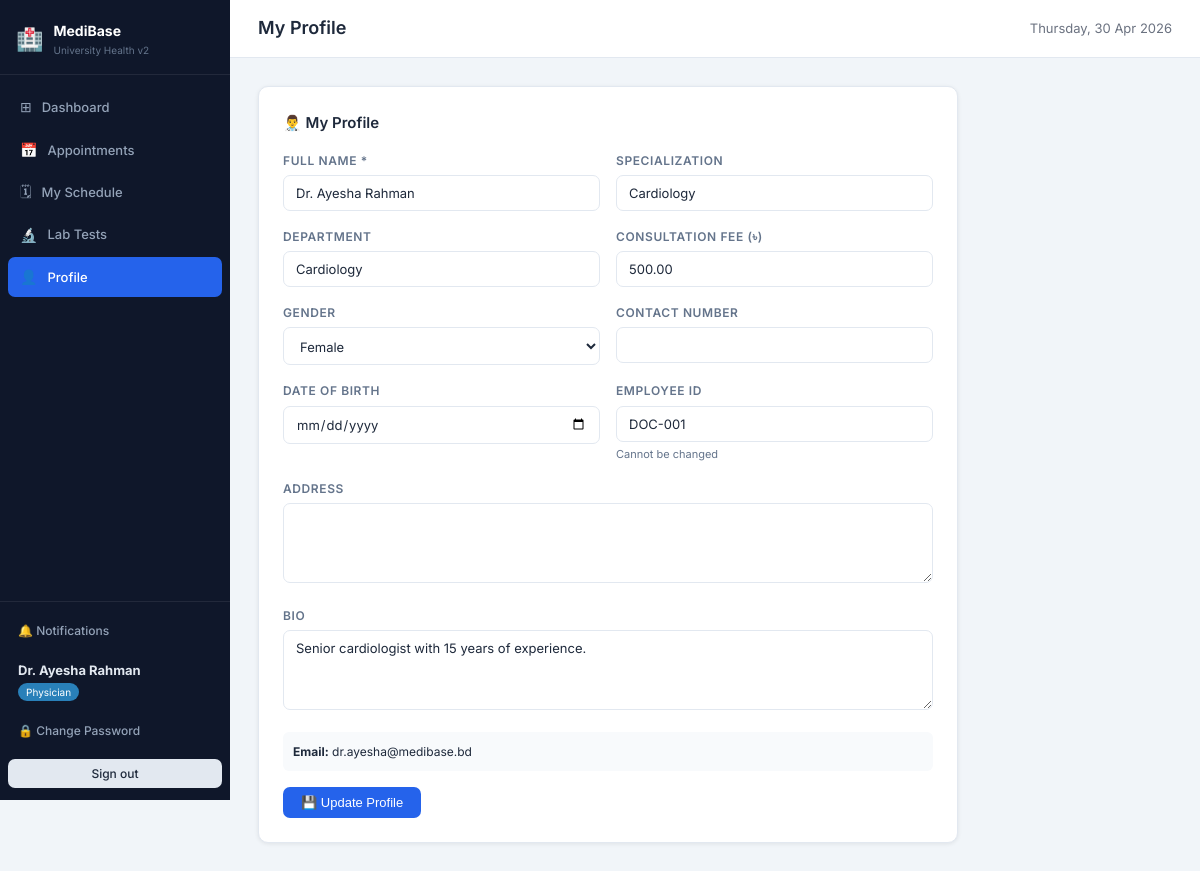
The app's page /public/doctor/profile.php (signed in) with its own data.
### tables this page shows
CREATE TABLE `doctors` (
  `doctor_id`          INT UNSIGNED NOT NULL AUTO_INCREMENT,
  `user_id`            INT UNSIGNED NOT NULL,
  `employee_id`        VARCHAR(50) NOT NULL,
  `full_name`          VARCHAR(150) DEFAULT NULL,
  `specialization`     VARCHAR(150) DEFAULT NULL,
  `department`         VARCHAR(100) DEFAULT NULL,
  `consultation_fee`   DECIMAL(10,2) DEFAULT NULL,
  `contact_number`     VARCHAR(20) DEFAULT NULL,
  `gender`             ENUM('Male','Female','Other') DEFAULT NULL,
  `availability_status` ENUM('Available','Unavailable','On Leave') NOT NULL DEFAULT 'Available',
  `bio`                TEXT DEFAULT NULL,
  `address`            TEXT DEFAULT NULL,
  `created_at`         DATETIME NOT NULL DEFAULT CURRENT_TIMESTAMP,
  PRIMARY KEY (`doctor_id`),
  UNIQUE KEY `uq_doctors_user`     (`user_id`),
  UNIQUE KEY `uq_doctors_employee` (`employee_id`),
  KEY `idx_doctors_name`   (`full_name`),
  KEY `idx_doctors_spec`   (`specialization`),
  KEY `idx_doctors_status` (`availability_status`),
  CONSTRAINT `fk_doctors_user` FOREIGN KEY (`user_id`) REFERENCES `user` (`user_id`)
    ON DELETE CASCADE ON UPDATE CASCADE
);

CREATE TABLE `user` (
  `user_id`        INT UNSIGNED NOT NULL AUTO_INCREMENT,
  `full_name`      VARCHAR(150) NOT NULL DEFAULT '',
  `gender`         ENUM('Male','Female','Other') DEFAULT NULL,
  `date_of_birth`  DATE DEFAULT NULL,
  `email`          VARCHAR(254) NOT NULL,
  `address`        TEXT DEFAULT NULL,
  `phone`          VARCHAR(20) DEFAULT NULL,
  `department`     VARCHAR(100) DEFAULT NULL,
  `password_hash`  VARCHAR(255) NOT NULL,
  `user_type`      ENUM('admin','doctor','nurse','student') NOT NULL DEFAULT 'student',
  `must_change_pwd` TINYINT(1) NOT NULL DEFAULT 1,
  `is_first_login`  TINYINT(1) NOT NULL DEFAULT 0,
  `profile_complete` TINYINT(1) NOT NULL DEFAULT 0,
  `created_at`     DATETIME NOT NULL DEFAULT CURRENT_TIMESTAMP,
  `updated_at`     DATETIME NOT NULL DEFAULT CURRENT_TIMESTAMP ON UPDATE CURRENT_TIMESTAMP,
  PRIMARY KEY (`user_id`),
  UNIQUE KEY `uq_user_email` (`email`),
  KEY `idx_user_type` (`user_type`)
);

### app/controllers/DoctorController.php (called while the page is built, shortened)
<?php
require_once __DIR__ . '/../../config/db.php';
require_once __DIR__ . '/../helpers/auth.php';
require_once __DIR__ . '/../models/DoctorModel.php';
class DoctorController {
    private DoctorModel       $doctors;
    public function __construct() {
        $this->doctors       = new DoctorModel();
    }
    private function layout(string $pageTitle, string $viewFile, array $vars = []): void {
        extract($vars);
        include __DIR__ . '/../views/shared/header.php';
        include __DIR__ . '/../views/doctor/' . $viewFile;
        include __DIR__ . '/../views/shared/footer.php';
    }
    private function getDoctor(): array {
        return $this->doctors->findByUserId((int)$_SESSION['user_id']);
    }
    public function showProfile(): void {
        $doctor  = $this->getDoctor();
        $this->layout('My Profile', 'profile.php', compact('doctor','success','error'));
    }
}

### public/doctor/profile.php (called while the page is built, shortened)
<?php
require_once __DIR__ . '/../../app/helpers/auth.php';
require_once __DIR__ . '/../../app/controllers/DoctorController.php';
$c = new DoctorController();
$_SERVER['REQUEST_METHOD'] === 'POST' ? $c->handleProfile() : $c->showProfile();

### app/helpers/auth.php (called while the page is built, shortened)
<?php
function currentUser(): array {
    return [
        'user_id'        => $_SESSION['user_id']        ?? null,
        'email'          => $_SESSION['email']           ?? '',
        'role'           => $_SESSION['role']            ?? '',
        'is_first_login' => $_SESSION['is_first_login']  ?? false,
        'full_name'      => $_SESSION['full_name']        ?? '',
    ];
}

### app/models/DoctorModel.php (called while the page is built, shortened)
<?php
require_once __DIR__ . '/../../config/db.php';
class DoctorModel {
    private PDO $db;
    public function __construct() { $this->db = getDB(); }
    public function findByUserId(int $userId): ?array {
        $st = $this->db->prepare(
            'SELECT d.*, u.email, u.is_first_login, u.date_of_birth, u.address
             FROM `doctors` d
             JOIN `user` u ON u.user_id = d.user_id
             WHERE d.user_id = ? LIMIT 1');
        $st->execute([$userId]);
        return $st->fetch() ?: null;
    }
}

### config/db.php (called while the page is built, shortened)
<?php
function getDB(): PDO {
    static $pdo = null;
    if ($pdo !== null) return $pdo;
    $dsn = "mysql:host=".DB_HOST.";port=".DB_PORT
          .";dbname=".DB_NAME.";charset=".DB_CHARSET;
    try {
        $pdo = new PDO($dsn, DB_USER, DB_PASS, [
            PDO::ATTR_ERRMODE            => PDO::ERRMODE_EXCEPTION,
            PDO::ATTR_DEFAULT_FETCH_MODE => PDO::FETCH_ASSOC,
            PDO::ATTR_EMULATE_PREPARES   => false,
        ]);
    } catch (PDOException $e) {
        http_response_code(500);
        die('<div style="font-family:sans-serif;max-width:600px;margin:60px auto;padding:30px;
             border:1px solid #fca5a5;border-radius:10px;background:#fef2f2;color:#991b1b">
             <h2>⚠️ Database Connection Failed</h2>
             <p style="margin-top:10px"><strong>Error:</strong> '.htmlspecialchars($e->getMessage()).'</p>
             <hr style="margin:16px 0;border-color:#fecaca">
             <p><strong>Fix:</strong> Open <code>config/db.php</code> and check:</p>
             <ul style="margin-top:8px;line-height:2">
               <li>DB_NAME is <code>medibase_uni</code> (imported from medibase_enhanced.sql)</li>
               <li>DB_USER is <code>root</code></li>
               <li>DB_PASS is blank for standard XAMPP</li>
               <li>MySQL/MariaDB is running in XAMPP Control Panel</li>
             </ul>
        </div>');
    }
    return $pdo;
}

### app/views/doctor/profile.php (the view, shortened to what this page needs)
<div class="card" style="max-width:700px">
  <div class="card-title">👨‍⚕️ My Profile</div>
  <form method="POST" action="<?= BASE_URL ?>/public/doctor/profile.php">
    <div class="form-row">
      <div class="form-group"><label>Full Name *</label><input type="text" name="full_name" class="form-control" required value="<?= htmlspecialchars($doctor['full_name'] ?? '') ?>"></div>
      <div class="form-group"><label>Specialization</label><input type="text" name="specialization" class="form-control" value="<?= htmlspecialchars($doctor['specialization'] ?? '') ?>"></div>
    </div>
    <div class="form-row">
      <div class="form-group"><label>Department</label><input type="text" name="department" class="form-control" value="<?= htmlspecialchars($doctor['department'] ?? '') ?>"></div>
      <div class="form-group"><label>Consultation Fee (৳)</label><input type="number" name="consultation_fee" class="form-control" min="0" step="50" value="<?= $doctor['consultation_fee'] ?? 0 ?>"></div>
    </div>
    <div class="form-row">
      <div class="form-group"><label>Gender</label>
        <select name="gender" class="form-control">
          <?php foreach (['Male','Female','Other'] as $g): ?><option value="<?= $g ?>" <?= ($doctor['gender']??'')===$g?'selected':'' ?>><?= $g ?></option><?php endforeach; ?>
        </select>
      </div>
      <div class="form-group"><label>Contact Number</label><input type="text" name="contact_number" class="form-control" value="<?= htmlspecialchars($doctor['contact_number'] ?? '') ?>"></div>
    </div>
    <div class="form-row">
      <div class="form-group"><label>Date of Birth</label><input type="date" name="date_of_birth" class="form-control" value="<?= htmlspecialchars($doctor['date_of_birth'] ?? '') ?>"></div>
      <div class="form-group"><label>Employee ID</label><input type="text" class="form-control" value="<?= htmlspecialchars($doctor['employee_id'] ?? '') ?>" disabled><p class="form-hint">Cannot be changed</p></div>
    </div>
    <div class="form-group"><label>Address</label><textarea name="address" class="form-control" rows="2"><?= htmlspecialchars($doctor['address'] ?? '') ?></textarea></div>
    <div class="form-group"><label>Bio</label><textarea name="bio" class="form-control" rows="3"><?= htmlspecialchars($doctor['bio'] ?? '') ?></textarea></div>
    <div style="background:#f8fafc;border-radius:6px;padding:10px;margin-bottom:16px;font-size:12px"><strong>Email:</strong> <?= htmlspecialchars($doctor['email'] ?? '') ?></div>
    <button type="submit" class="btn btn-primary">💾 Update Profile</button>
  </form>
</div>

### app/views/shared/header.php (shortened to what this page needs)
<?php
require_once __DIR__ . '/../../helpers/auth.php';
$user  = currentUser();
$role  = $user['role'];
$name  = $user['full_name'] ?: $user['email'];
$notifUrl = [
    'admin'   => BASE_URL . '/public/admin/notifications.php',
    'doctor'  => BASE_URL . '/public/doctor/notifications.php',
    'nurse'   => BASE_URL . '/public/nurse/notifications.php',
    'student' => BASE_URL . '/public/student/notifications.php',
];
$navItems = $allNav[$role] ?? [];
$roleLabels = ['admin'=>'Administrator','doctor'=>'Physician','nurse'=>'Nursing Staff','student'=>'Student'];
$roleBadgeColors = ['admin'=>'#e74c3c','doctor'=>'#2980b9','nurse'=>'#27ae60','student'=>'#8e44ad'];
$roleLabel      = $roleLabels[$role]      ?? ucfirst($role);
$roleBadgeColor = $roleBadgeColors[$role] ?? '#555';
$currentScript  = basename($_SERVER['PHP_SELF']);
?>
<!DOCTYPE html>
<html lang="en">
<head>
<link rel="stylesheet" href="<?= BASE_URL ?>/public/assets/css/style.css">
</head>
<body>
<div class="app-wrap">
<aside class="sidebar">
  <div class="sb-logo">
    <div style="font-size:22px">🏥</div>
    <div>
      <div style="font-weight:700;color:#fff;font-size:14px">MediBase</div>
      <div style="font-size:10px;color:#64748b">University Health v2</div>
    </div>
  </div>
  <nav class="sb-nav">
    <?php foreach ($navItems as $item):
      $isCurrent = str_ends_with($item['href'], $currentScript);
    ?>
      <a href="<?= htmlspecialchars($item['href']) ?>"
         class="sb-link<?= $isCurrent ? ' active' : '' ?>">
        <span style="font-size:14px;flex-shrink:0"><?= $item['icon'] ?></span>
        <?= htmlspecialchars($item['label']) ?>
      </a>
    <?php endforeach; ?>
  </nav>
  <div class="sb-foot">
    <?php if (!empty($notifUrl[$role])): ?>
    <a href="<?= $notifUrl[$role] ?>" class="sb-link" style="border-radius:6px;padding:7px 10px;font-size:12px;position:relative">
      🔔 Notifications
    </a>
    <?php endif; ?>
    <div class="sb-user">
      <strong><?= htmlspecialchars(mb_substr($name, 0, 24)) ?></strong>
      <span style="display:inline-block;background:<?= $roleBadgeColor ?>;color:#fff;
            border-radius:20px;padding:1px 8px;font-size:10px;margin-top:3px">
        <?= $roleLabel ?>
      </span>
    </div>
    <a href="<?= BASE_URL ?>/public/change-password.php"
       class="sb-link" style="border-radius:6px;padding:7px 10px;font-size:12px;margin-bottom:4px">
      🔒 Change Password
    </a>
    <a href="<?= BASE_URL ?>/public/logout.php"
       class="btn btn-secondary btn-sm btn-block" style="margin-top:4px">
      Sign out
    </a>
  </div>
</aside>
<div class="main-area">
  <div class="topbar">
    <h1><?= htmlspecialchars($pageTitle ?? 'Dashboard') ?></h1>
    <span style="font-size:13px;color:#6b7280"><?= date('l, d M Y') ?></span>
  </div>
  <div class="content">

### public/assets/css/style.css (style rules this page uses)
*, *::before, *::after { box-sizing: border-box; margin: 0; padding: 0; }
:root { --bg: #f1f5f9; --sidebar-bg: #0f172a; --sidebar-w: 230px; --card-bg: #ffffff; --primary: #2563eb; --primary-h: #1d4ed8; --success: #16a34a; --danger: #dc2626; --warning: #d97706; --info: #0891b2; --text: #1e293b; --muted: #64748b; --border: #e2e8f0; --radius: 10px; --shadow: 0 1px 4px rgba(0,0,0,.08); --shadow-md: 0 4px 16px rgba(0,0,0,.10); --font: 'Inter', system-ui, sans-serif; }
body { font-family: var(--font); background: var(--bg); color: var(--text); font-size: 14px; line-height: 1.6; }
.app-wrap { display: flex; min-height: 100vh; }
.sidebar { width: var(--sidebar-w); background: var(--sidebar-bg); display: flex; flex-direction: column; position: fixed; top:0; left:0; height: 100vh; overflow-y: auto; z-index: 100; }
.main-area { margin-left: var(--sidebar-w); flex: 1; display: flex; flex-direction: column; min-height: 100vh; }
.topbar { background: #fff; border-bottom: 1px solid var(--border); padding: 14px 28px; display: flex; align-items: center; justify-content: space-between; position: sticky; top:0; z-index:50; }
.topbar h1 { font-size: 18px; font-weight: 600; color: var(--text); }
.content { padding: 28px; flex: 1; }
.sb-logo { display: flex; align-items: center; gap: 10px; padding: 20px 16px 16px; border-bottom: 1px solid rgba(255,255,255,.08); }
.sb-nav { flex: 1; padding: 12px 8px; display: flex; flex-direction: column; gap: 2px; }
.sb-link { display: flex; align-items: center; gap: 10px; padding: 9px 12px; color: #94a3b8; text-decoration: none; border-radius: 7px; font-size: 13px; font-weight: 500; transition: background .15s, color .15s; }
.sb-link:hover, .sb-link.active { background: rgba(255,255,255,.1); color: #fff; }
.sb-link.active { background: var(--primary); color: #fff; }
.sb-foot { padding: 12px 8px; border-top: 1px solid rgba(255,255,255,.08); display: flex; flex-direction: column; gap: 4px; }
.sb-user { padding: 8px 10px; color: #e2e8f0; font-size: 12px; }
.sb-user strong { display: block; font-size: 13px; }
.card { background: var(--card-bg); border-radius: var(--radius); border: 1px solid var(--border); padding: 24px; box-shadow: var(--shadow); }
.card-title { font-size: 15px; font-weight: 600; margin-bottom: 16px; color: var(--text); display: flex; align-items: center; gap: 8px; }
.btn { display: inline-flex; align-items: center; gap: 6px; padding: 8px 18px; border-radius: 7px; font-size: 13px; font-weight: 500; cursor: pointer; border: none; text-decoration: none; transition: background .15s, opacity .15s; white-space: nowrap; }
.btn-primary { background: var(--primary); color: #fff; }
.btn-secondary { background: #e2e8f0; color: var(--text); }
.btn-sm { padding: 5px 12px; font-size: 12px; }
.btn-block { width: 100%; justify-content: center; }
.form-group { margin-bottom: 16px; }
.form-group label { display: block; font-size: 12px; font-weight: 600; color: var(--muted); text-transform: uppercase; letter-spacing: .05em; margin-bottom: 5px; }
.form-control { width: 100%; padding: 9px 12px; border: 1.5px solid var(--border); border-radius: 7px; font-size: 13px; color: var(--text); background: #fff; transition: border .15s, box-shadow .15s; font-family: var(--font); }
textarea.form-control { resize: vertical; min-height: 80px; }
select.form-control { cursor: pointer; }
.form-row { display: grid; grid-template-columns: 1fr 1fr; gap: 16px; }
.form-hint { font-size: 11px; color: var(--muted); margin-top: 4px; }
a { color: var(--primary); }
.card { transition: box-shadow .2s; }

### records on screen
doctors: full_name "Dr. Ayesha Rahman", specialization "Cardiology", department "Cardiology", consultation_fee "500.00", gender "Female", employee "DOC-001", bio "Senior cardiologist with 15 years of experience.", user.email "dr.ayesha@medibase.bd"

### other values on screen
$item['icon'] "⊞"
$item['label'] "Dashboard"
$item['icon'] "📅"
$item['label'] "Appointments"
$item['icon'] "🗓"
$item['label'] "My Schedule"
$item['icon'] "🔬"
$item['label'] "Lab Tests"
$item['label'] "Profile"
$roleLabel "Physician"
$pageTitle "My Profile"
